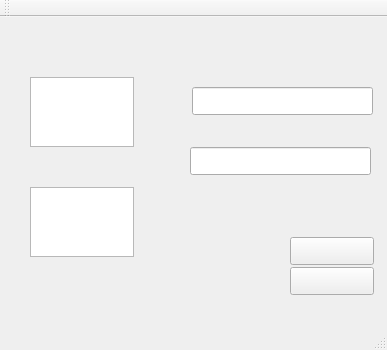
<?xml version="1.0" encoding="UTF-8"?>
<ui version="4.0">
 <class>MainWindow</class>
 <widget class="QMainWindow" name="MainWindow">
  <property name="geometry">
   <rect>
    <x>0</x>
    <y>0</y>
    <width>387</width>
    <height>350</height>
   </rect>
  </property>
  <property name="windowTitle">
   <string>MainWindow</string>
  </property>
  <property name="styleSheet">
   <string notr="true"/>
  </property>
  <widget class="QWidget" name="centralWidget">
   <widget class="QPushButton" name="pushButton">
    <property name="geometry">
     <rect>
      <x>290</x>
      <y>220</y>
      <width>84</width>
      <height>28</height>
     </rect>
    </property>
    <property name="text">
     <string/>
    </property>
   </widget>
   <widget class="QPushButton" name="pushButton_2">
    <property name="geometry">
     <rect>
      <x>290</x>
      <y>250</y>
      <width>84</width>
      <height>28</height>
     </rect>
    </property>
    <property name="text">
     <string/>
    </property>
   </widget>
   <widget class="QTextEdit" name="textEdit">
    <property name="geometry">
     <rect>
      <x>30</x>
      <y>60</y>
      <width>104</width>
      <height>70</height>
     </rect>
    </property>
   </widget>
   <widget class="QTextEdit" name="textEdit_2">
    <property name="geometry">
     <rect>
      <x>30</x>
      <y>170</y>
      <width>104</width>
      <height>70</height>
     </rect>
    </property>
   </widget>
   <widget class="QLineEdit" name="lineEdit">
    <property name="geometry">
     <rect>
      <x>190</x>
      <y>130</y>
      <width>181</width>
      <height>28</height>
     </rect>
    </property>
   </widget>
   <widget class="QLineEdit" name="lineEdit_2">
    <property name="geometry">
     <rect>
      <x>192</x>
      <y>70</y>
      <width>181</width>
      <height>28</height>
     </rect>
    </property>
   </widget>
  </widget>
  <widget class="QMenuBar" name="menuBar">
   <property name="geometry">
    <rect>
     <x>0</x>
     <y>0</y>
     <width>387</width>
     <height>28</height>
    </rect>
   </property>
  </widget>
  <widget class="QToolBar" name="mainToolBar">
   <attribute name="toolBarArea">
    <enum>TopToolBarArea</enum>
   </attribute>
   <attribute name="toolBarBreak">
    <bool>false</bool>
   </attribute>
  </widget>
  <widget class="QStatusBar" name="statusBar"/>
 </widget>
 <layoutdefault spacing="6" margin="11"/>
 <resources/>
 <connections/>
</ui>
